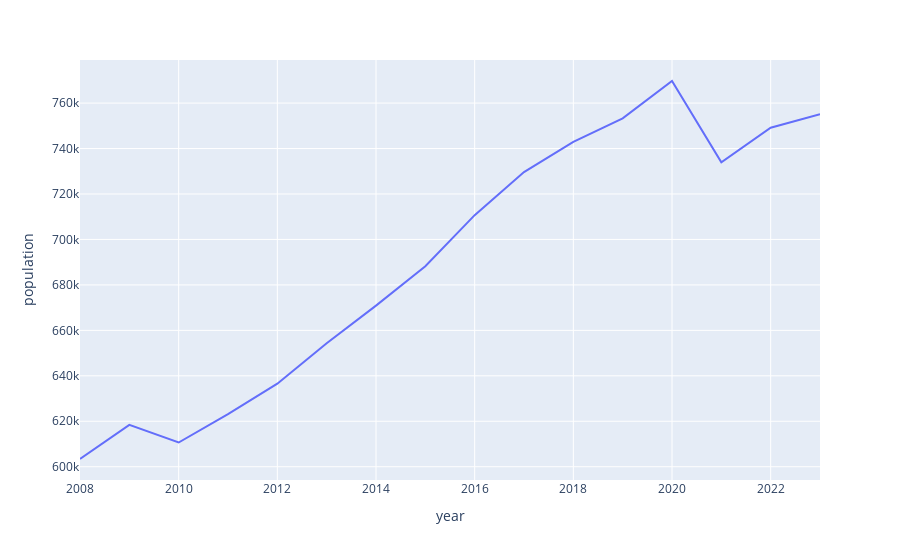

Notebook code cell kept with this figure:
### Code cell
px.line(df_population, x='year', y='population')

### Figure 1 — Plotly figure (JSON) as saved in the notebook; plotly's stock layout.template omitted (floating-point values rounded to 4 significant figures)
{"data": [{"hovertemplate": "year=%{x}<br>population=%{y}<extra></extra>", "legendgroup": "", "line": {"color": "#636efa", "dash": "solid"}, "marker": {"symbol": "circle"}, "mode": "lines", "name": "", "orientation": "v", "showlegend": false, "type": "scatter", "x": [2008, 2009, 2010, 2011, 2012, 2013, 2014, 2015, 2016, 2017, 2018, 2019, 2020, 2021, 2022, 2023], "xaxis": "x", "y": [603404, 618420, 610654, 623130, 636557, 654300, 670896, 688247, 710687, 729644, 742889, 753291, 769714, 733919, 749134, 755078], "yaxis": "y"}], "layout": {"legend": {"tracegroupgap": 0}, "margin": {"t": 60}, "xaxis": {"anchor": "y", "domain": [0, 1], "title": {"text": "year"}}, "yaxis": {"anchor": "x", "domain": [0, 1], "title": {"text": "population"}}}}
